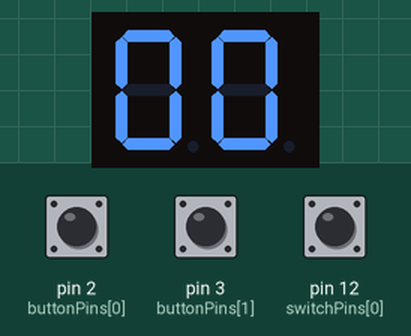
Recording of a sketch running on a simulated Arduino Uno, built with avr-gcc and run on an emulated ATmega328P. On the bench: 2-digit seven-segment display. Wiring (inferred from the names in the program): 2-digit 7-segment display, segments lit when HIGH: segments pin 10, pin 11, pin 5, pin 6, pin 7, pin 9, pin 8; digit selects A4, A5. Inputs (shaded band) come from the test bench; at power-on: pin 2 (buttonPins[0]) HIGH, pin 3 (buttonPins[1]) HIGH, pin 12 (switchPins[0]) LOW. The segment pins are drawn as the display they are named for.

Above: at 1.2 s.
1.3 s: pin 2 (buttonPins[0]) pulled LOW for 1 s
At 3.4 s:
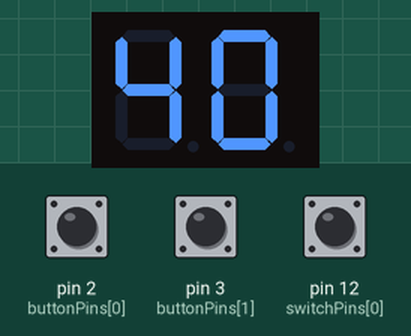
3.8 s: pin 2 (buttonPins[0]) pulled LOW for 3.2 s
At 8.2 s:
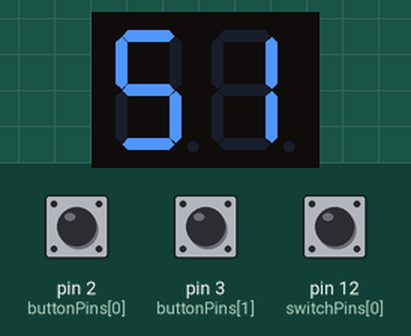
8.5 s: pin 2 (buttonPins[0]) pulled LOW for 3.2 s
At 13.2 s:
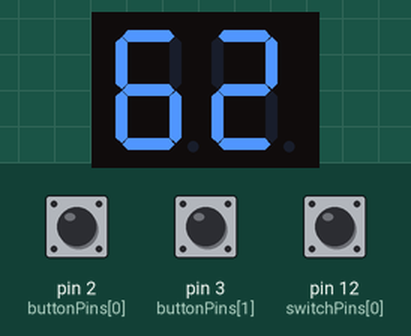
Timing chart, 0 to 14.7 s (numbered marks = the images above; inputs shaded):
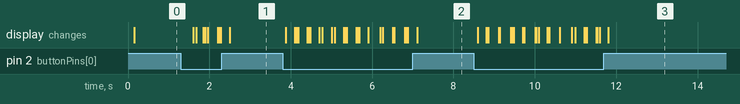

The sketch:

main.ino
```cpp
#define Diplay_A 10
#define Diplay_B 11
#define Diplay_C 5
#define Diplay_D 6
#define Diplay_E 7
#define Diplay_F 9
#define Diplay_G 8

// Define los pines para los segmentos
int segmentPins[] = {Diplay_A, Diplay_B, Diplay_C, Diplay_D, Diplay_E, Diplay_F, Diplay_G};
// Define los pines para los displays
int displayPins[] = {A4, A5};
// Define los pines para los botones
int buttonPins[] = {2, 3};
// Pin del switch
int switchPins[] = {12};
// Variable para almacenar el valor del contador
int counter = 0;
// Variable global del estado actual del boton
int estado_actual = LOW;


void setup() {
  // Configura los pines de los segmentos salidas
  IOS_config();
  // Configura los pines de los displays como salidas
  DISPLAYS_config();
  // Configura los pines de los botones como entradas
  BUTTONS_config();
  // Configura el pin del switch como entrada
  SWITCH_config();

  // Testing purpose
  //Serial.begin(9600);
}

void loop() {
  // Funcion que maneja el control de los botones y switches
  buttonsActions();
  // Muestra el valor del contador en los displays
  showNumber(counter);

  // Testing purpose
  //Serial.println(digitalRead(switchPins[0]));
}
```

UNO_functions.ino
```cpp
void IOS_config(){
  // Son los pines de los segmentos salidas.
  for (int i = 0; i < 7; i++) {
    pinMode(segmentPins[i], OUTPUT);
  }
}

void DISPLAYS_config(){
  // Son los pines de los displays como salidas.
  for (int i = 0; i < 2; i++) {
    pinMode(displayPins[i], OUTPUT);
    digitalWrite(displayPins[i], LOW);
  }
}

void BUTTONS_config(){
  // Son los pines de los botones como esntrada.
  for (int i = 0; i < 2; i++) {
    pinMode(buttonPins[i], INPUT_PULLUP);
  }
}

void SWITCH_config() {
  // Configura el pin del switch como entrada
  for (int i = 0; i < 1; i++) {
    pinMode(switchPins[i], INPUT);
  }
}

void showNumber(int number) {
  // Recorre una lista de 7 segmentos en Multiplexacion y por un delay.
  int digits[2] = {number / 10, number % 10};
  for (int i = 0; i < 2; i++) {
    digitalWrite(displayPins[i], HIGH);
    showDigit(digits[i]);
    delay(50);
    digitalWrite(displayPins[i], LOW);
  }
}

bool numero_primo(int numero) {
  // Retorna un booleano dependiendo si el numero es primo o no
  if (numero == 1 or numero == 0) {
    return false;
  }
  for (int i = 2; i * i <= numero; i++) {
    if (numero % i == 0)
      return false;
    }
  return true;
}

void buttonsActions(){
  estado_actual = digitalRead(switchPins[0]);
  // Leer el estado de los botones
  if (digitalRead(buttonPins[0]) == LOW) {
    // AUMENTA EL VALOR DEL CONTADOR
    // Si el primer botón está presionado, incrementar el contador
    if (estado_actual == HIGH) {
      // Si el switch esta encendido, trabaja con numeros primos
      do{counter++;}while(!numero_primo(counter));
      delay(200);
    }
    else{counter++;}
    if (counter > 99) {counter = 0;}
    delay(200);
  }
  else if (digitalRead(buttonPins[1]) == LOW) { // RESETEA EL VALOR DEL CONTADOR
    // Si el segundo botón está presionado, resetear el contador a cero
    counter = 0;
    delay(200);
  }
}

void showDigit(int digit) {
  displayClear();
   switch (digit) {
    // Enciende conjunto LED correspondiente al numero.
  	case 0:
      digitalWrite(Diplay_A, HIGH);
      digitalWrite(Diplay_B, HIGH);
      digitalWrite(Diplay_C, HIGH);
      digitalWrite(Diplay_D, HIGH);
      digitalWrite(Diplay_E, HIGH);
      digitalWrite(Diplay_F, HIGH);
      break;
  	case 1:
      digitalWrite(Diplay_B, HIGH);
      digitalWrite(Diplay_C, HIGH);
    	break;
    case 2:
      digitalWrite(Diplay_A, HIGH);
    	digitalWrite(Diplay_B, HIGH);
      digitalWrite(Diplay_G, HIGH);
    	digitalWrite(Diplay_E, HIGH);
    	digitalWrite(Diplay_D, HIGH);
    	break;
    case 3:
      digitalWrite(Diplay_A, HIGH);
    	digitalWrite(Diplay_B, HIGH);
      digitalWrite(Diplay_G, HIGH);
    	digitalWrite(Diplay_C, HIGH);
    	digitalWrite(Diplay_D, HIGH);
    	break;
    case 4:
      digitalWrite(Diplay_F, HIGH);
    	digitalWrite(Diplay_G, HIGH);
      digitalWrite(Diplay_B, HIGH);
    	digitalWrite(Diplay_C, HIGH);
    	break;
    case 5:
      digitalWrite(Diplay_A, HIGH);
    	digitalWrite(Diplay_F, HIGH);
      digitalWrite(Diplay_G, HIGH);
    	digitalWrite(Diplay_C, HIGH);
    	digitalWrite(Diplay_D, HIGH);
    	break;
    case 6:
      digitalWrite(Diplay_A, HIGH);
    	digitalWrite(Diplay_F, HIGH);
      digitalWrite(Diplay_G, HIGH);
    	digitalWrite(Diplay_C, HIGH);
    	digitalWrite(Diplay_E, HIGH);
    	digitalWrite(Diplay_D, HIGH);
    	break;
    case 7:
      digitalWrite(Diplay_A, HIGH);
    	digitalWrite(Diplay_B, HIGH);
    	digitalWrite(Diplay_C, HIGH);
    	break;
    case 8:
      digitalWrite(Diplay_A, HIGH);
      digitalWrite(Diplay_B, HIGH);
      digitalWrite(Diplay_C, HIGH);
      digitalWrite(Diplay_D, HIGH);
      digitalWrite(Diplay_E, HIGH);
      digitalWrite(Diplay_F, HIGH);
      digitalWrite(Diplay_G, HIGH);
    	break;
    case 9:
      digitalWrite(Diplay_A, HIGH);
      digitalWrite(Diplay_B, HIGH);
      digitalWrite(Diplay_C, HIGH);
      digitalWrite(Diplay_F, HIGH);
    	digitalWrite(Diplay_G, HIGH);
    	break;
  	default:
    	// Finaliza el display
    	break;
   }
}

void displayClear(){ // Limpia el display.
  digitalWrite(Diplay_A, LOW);
	digitalWrite(Diplay_B, LOW);
	digitalWrite(Diplay_C, LOW);
	digitalWrite(Diplay_D, LOW);
	digitalWrite(Diplay_E, LOW);
	digitalWrite(Diplay_F, LOW);
	digitalWrite(Diplay_G, LOW);
}
```

Measured:
- after the input at 1.3 s, the display: first changes after 0.30 s (image 1 shows a later state)
- after the input at 3.8 s, the display: first changes after 0.08 s (image 2 shows a later state)
- after the input at 8.5 s, the display: first changes after 0.10 s (image 3 shows a later state)
